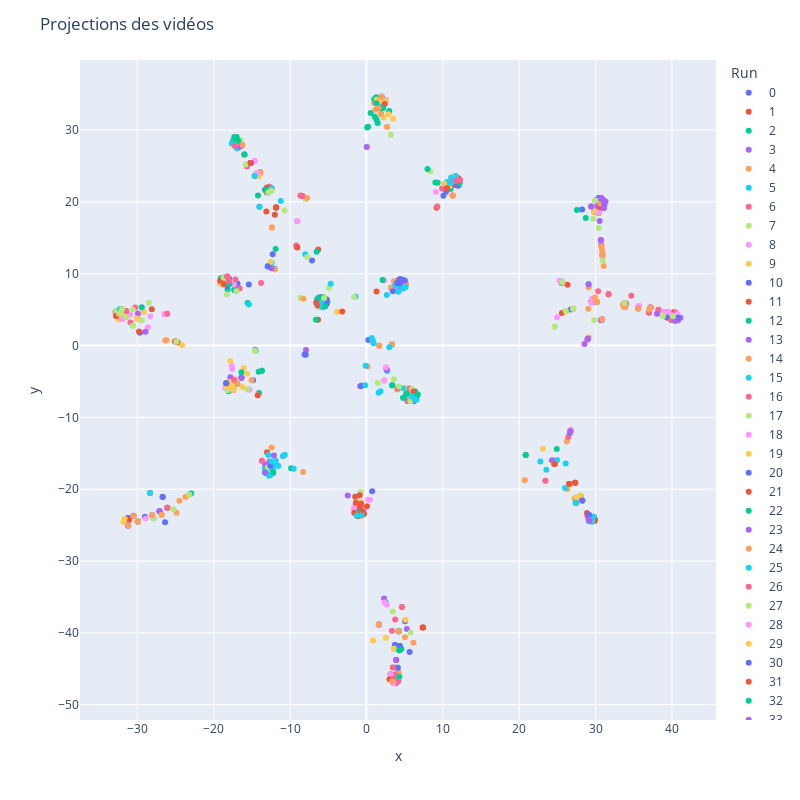

Notebook code for this chart:
### Code cell
import plotly.express as px

fig = px.scatter(df, x='x', y='y', color='walk_id', hover_data=['best_topic_id'], width=800, height=800, labels={'walk_id': 'Run'})
fig.update_layout(
    title='Projections des vidéos'
)
fig.show()

### Figure 1 — Plotly figure (JSON) as saved in the notebook; plotly's stock layout.template omitted (floating-point values rounded to 4 significant figures)
{"data": [{"customdata": [[4], [4], [14], [9], [9], [4], [10], [9], [9], [9], [3], [4], [7], [7], [7], [7], [13], [13], [7], [7], [7], [7]], "hovertemplate": "Run=0<br>x=%{x}<br>y=%{y}<br>best_topic_id=%{customdata[0]}<extra></extra>", "legendgroup": "0", "marker": {"color": "#636efa", "symbol": "circle"}, "mode": "markers", "name": "0", "orientation": "v", "showlegend": true, "x": [-11.83, -13.92, 3.744, -16.89, -15.4, -12.28, 28.23, -16.78, -17.18, -12.68, 29.15, -7.122, -26.68, -26.69, -31.26, -30.51, -29.66, -29.66, -31.26, -26.37, -29.0, -23.17], "xaxis": "x", "y": [19.22, 24.11, -41.69, 8.65, 8.506, 12.73, 18.93, 8.056, 7.651, 11.08, -24.39, 11.83, -21.1, -21.06, -24.0, -23.71, 1.806, 1.806, -24.0, -24.59, -23.85, -20.75], "yaxis": "y", "type": "scatter"}, {"customdata": [[6], [7], [14], [6], [4], [4], [10], [10], [10], [8], [10], [10], [12], [8], [7], [13], [13]], "hovertemplate": "Run=1<br>x=%{x}<br>y=%{y}<br>best_topic_id=%{customdata[0]}<extra></extra>", "legendgroup": "1", "marker": {"color": "#EF553B", "symbol": "circle"}, "mode": "markers", "name": "1", "orientation": "v", "showlegend": true, "x": [-13.03, -28.34, 3.616, -12.31, -15.65, -16.93, 30.39, 29.9, 30.39, 29.45, 30.94, 29.43, 2.53, -6.371, -31.09, -32.01, -29.77], "xaxis": "x", "y": [-14.87, -20.53, -42.22, -17.2, 24.96, 27.49, 18.47, 18.61, 18.47, 6.099, 20.32, 19.36, 34.17, 5.568, -24.29, 5.045, 1.959], "yaxis": "y", "type": "scatter"}, {"customdata": [[9], [9], [9], [9], [4], [4], [4], [6], [1], [9], [4], [11], [11], [8], [1], [9], [14], [4], [4], [4], [13], [3], [3], [14], [14]], "hovertemplate": "Run=2<br>x=%{x}<br>y=%{y}<br>best_topic_id=%{customdata[0]}<extra></extra>", "legendgroup": "2", "marker": {"color": "#00cc96", "symbol": "circle"}, "mode": "markers", "name": "2", "orientation": "v", "showlegend": true, "x": [-15.55, -18.18, -12.03, -12.82, -8.484, -11.89, -17.31, -22.94, 11.03, -17.32, -12.72, -16.37, -14.53, -5.981, 12.07, -19.08, 7.414, -14.2, -9.115, -9.087, -32.77, 28.04, 27.33, 4.293, 3.158], "xaxis": "x", "y": [5.937, 7.82, 10.68, 11.11, 20.87, 13.46, 29.02, -20.61, 21.81, 7.773, 22.11, -4.47, -0.6762, 6.705, 23.28, 9.372, -39.25, 20.9, 13.8, 13.73, 4.112, -20.92, -19.12, -46.12, -45.75], "yaxis": "y", "type": "scatter"}, {"customdata": [[11], [4], [7], [14], [8], [8], [8], [8], [7], [12], [8], [8], [7], [8], [3], [7], [7]], "hovertemplate": "Run=3<br>x=%{x}<br>y=%{y}<br>best_topic_id=%{customdata[0]}<extra></extra>", "legendgroup": "3", "marker": {"color": "#ab63fa", "symbol": "circle"}, "mode": "markers", "name": "3", "orientation": "v", "showlegend": true, "x": [-7.919, -15.17, -29.94, 1.626, 37.2, 33.89, 30.91, 30.17, 28.55, 1.967, 30.17, 30.17, -26.82, 39.57, 26.73, -0.817, -31.21], "xaxis": "x", "y": [-0.6109, 25.41, -24.49, -38.82, 5.305, 5.415, 12.53, 6.059, 0.2187, 34.64, 6.059, 6.059, -23.55, 4.637, -11.84, -5.677, -25.06], "yaxis": "y", "type": "scatter"}, {"customdata": [[9], [3], [14], [10], [3], [9], [13], [13], [12], [6], [6], [8], [8], [3], [8], [8], [8]], "hovertemplate": "Run=4<br>x=%{x}<br>y=%{y}<br>best_topic_id=%{customdata[0]}<extra></extra>", "legendgroup": "4", "marker": {"color": "#FFA15A", "symbol": "circle"}, "mode": "markers", "name": "4", "orientation": "v", "showlegend": true, "x": [-12.0, 28.04, 4.228, 29.87, 27.27, -19.16, -26.18, -31.47, 1.004, -10.94, -13.69, 29.08, 29.11, 26.24, 29.06, 27.04, 35.67], "xaxis": "x", "y": [10.59, -20.92, -39.79, 18.62, -21.28, 8.698, 0.7563, 4.801, 33.78, -15.43, -16.05, 1.126, 8.108, -13.36, 5.111, 5.12, 5.525], "yaxis": "y", "type": "scatter"}, {"customdata": [[14], [14], [7], [4], [5], [14], [6], [10], [3], [5], [12], [3], [3], [3], [6]], "hovertemplate": "Run=5<br>x=%{x}<br>y=%{y}<br>best_topic_id=%{customdata[0]}<extra></extra>", "legendgroup": "5", "marker": {"color": "#19d3f3", "symbol": "circle"}, "mode": "markers", "name": "5", "orientation": "v", "showlegend": true, "x": [3.899, 3.722, -28.34, -12.41, 2.716, 4.098, -12.9, 30.37, 26.54, 6.566, 1.973, 28.26, 24.96, 24.63, -13.31], "xaxis": "x", "y": [-43.78, -44.84, -20.53, 11.54, -3.545, -44.87, -16.99, 20.49, -19.28, -7.559, 33.71, -21.58, -15.95, -16.5, -17.09], "yaxis": "y", "type": "scatter"}, {"customdata": [[4], [4], [4], [4], [4], [9], [9], [4], [9], [7], [7], [8], [12], [7], [3], [8], [8], [8], [8], [1], [8], [8]], "hovertemplate": "Run=6<br>x=%{x}<br>y=%{y}<br>best_topic_id=%{customdata[0]}<extra></extra>", "legendgroup": "6", "marker": {"color": "#FF6692", "symbol": "circle"}, "mode": "markers", "name": "6", "orientation": "v", "showlegend": true, "x": [-9.198, -11.83, -15.65, -12.72, -14.01, -19.12, -17.92, -16.55, -16.59, -29.94, -30.51, 26.11, 1.967, -28.05, 26.73, 37.0, 25.56, 37.2, 39.36, 11.29, 30.86, 33.74], "xaxis": "x", "y": [13.93, 19.22, 24.96, 22.11, 19.32, 9.017, 8.579, 27.73, 7.96, -24.49, -23.71, 4.765, 34.64, -23.64, -11.84, 4.589, 8.712, 5.305, 3.905, 20.9, 3.63, 5.419], "yaxis": "y", "type": "scatter"}, {"customdata": [[14], [5], [11], [9], [9], [9], [11], [9], [12], [14], [8], [3], [2], [1], [1], [2]], "hovertemplate": "Run=7<br>x=%{x}<br>y=%{y}<br>best_topic_id=%{customdata[0]}<extra></extra>", "legendgroup": "7", "marker": {"color": "#B6E880", "symbol": "circle"}, "mode": "markers", "name": "7", "orientation": "v", "showlegend": true, "x": [-4.928, 2.342, -17.18, -18.91, -18.44, -17.02, -17.33, -8.622, 0.04344, 3.447, -5.912, 28.26, -0.7222, 11.68, 10.99, 3.201], "xaxis": "x", "y": [8.007, -4.862, -4.916, 8.439, 8.797, 7.555, -4.757, 6.639, 27.73, -44.82, 6.057, -21.58, -20.37, 23.59, 22.3, 29.34], "yaxis": "y", "type": "scatter"}, {"customdata": [[13], [13], [13], [13], [13], [8], [13], [13], [13], [13], [12], [1], [1], [9], [11], [3], [13]], "hovertemplate": "Run=8<br>x=%{x}<br>y=%{y}<br>best_topic_id=%{customdata[0]}<extra></extra>", "legendgroup": "8", "marker": {"color": "#FF97FF", "symbol": "circle"}, "mode": "markers", "name": "8", "orientation": "v", "showlegend": true, "x": [-29.7, -32.46, -29.97, -28.31, -28.61, -5.871, -30.97, -26.22, -26.47, -31.47, 1.324, 9.096, 11.57, -17.34, -15.32, 28.26, -30.97], "xaxis": "x", "y": [3.636, 3.648, 4.317, 4.06, 2.558, 5.353, 4.322, 4.413, 4.371, 4.413, 33.74, 21.37, 22.35, 8.508, -6.137, -21.58, 4.322], "yaxis": "y", "type": "scatter"}, {"customdata": [[4], [2], [2], [8], [8], [3], [3], [3], [5], [7], [7], [7], [5], [10], [10], [5], [3], [11]], "hovertemplate": "Run=9<br>x=%{x}<br>y=%{y}<br>best_topic_id=%{customdata[0]}<extra></extra>", "legendgroup": "9", "marker": {"color": "#FECB52", "symbol": "circle"}, "mode": "markers", "name": "9", "orientation": "v", "showlegend": true, "x": [-12.54, -0.7918, -1.457, -6.136, -6.502, 26.54, 24.63, -3.841, 2.341, -31.79, -31.79, -31.68, 0.8385, 30.44, 30.18, 5.316, 20.7, -16.06], "xaxis": "x", "y": [11.62, -23.78, -22.7, 5.392, 6.341, -19.28, -16.5, 4.708, -4.862, -24.54, -24.54, -24.1, 0.4226, 19.8, 19.42, -5.934, -18.74, -3.118], "yaxis": "y", "type": "scatter"}, {"customdata": [[14], [12], [5], [9], [1], [9], [8], [3], [7], [7], [11], [1], [3], [1], [5]], "hovertemplate": "Run=10<br>x=%{x}<br>y=%{y}<br>best_topic_id=%{customdata[0]}<extra></extra>", "legendgroup": "10", "marker": {"color": "#636efa", "symbol": "circle"}, "mode": "markers", "name": "10", "orientation": "v", "showlegend": true, "x": [5.059, 1.595, 6.58, -14.59, 10.08, -18.0, -6.427, 27.42, -26.08, -26.08, -14.84, 10.42, 27.42, 12.2, 5.399], "xaxis": "x", "y": [-38.39, 33.07, -7.004, -0.6253, 20.86, 9.325, 6.458, -21.89, -22.57, -22.57, -4.818, 21.42, -21.89, 22.67, -7.733], "yaxis": "y", "type": "scatter"}, {"customdata": [[14], [4], [4], [9], [0], [0], [4], [4], [4], [11], [13], [4], [3], [3], [1], [1], [8], [8], [10], [3], [3], [3], [3], [3], [3], [14], [3]], "hovertemplate": "Run=11<br>x=%{x}<br>y=%{y}<br>best_topic_id=%{customdata[0]}<extra></extra>", "legendgroup": "11", "marker": {"color": "#EF553B", "symbol": "circle"}, "mode": "markers", "name": "11", "orientation": "v", "showlegend": true, "x": [7.414, -15.17, -13.93, -19.12, 1.323, 4.092, -14.64, -12.42, -11.99, -16.37, -9.049, -13.06, 20.87, 28.88, 11.57, 12.07, 26.33, 40.23, 29.87, 27.42, 28.96, 29.74, 29.95, 29.88, -6.334, 7.351, 28.26], "xaxis": "x", "y": [-39.25, 25.41, 24.12, 9.017, 7.534, 9.065, 23.61, 21.92, 18.23, -4.47, 13.65, 21.34, -15.25, -23.32, 22.35, 23.28, 8.454, 4.625, 18.62, -21.89, -23.69, -23.83, -24.21, -24.42, 3.587, -39.26, -21.58], "yaxis": "y", "type": "scatter"}, {"customdata": [[3], [4], [12], [12], [4], [12], [12], [4], [12], [12], [12], [12], [12], [12], [12], [5], [3], [3]], "hovertemplate": "Run=12<br>x=%{x}<br>y=%{y}<br>best_topic_id=%{customdata[0]}<extra></extra>", "legendgroup": "12", "marker": {"color": "#00cc96", "symbol": "circle"}, "mode": "markers", "name": "12", "orientation": "v", "showlegend": true, "x": [24.63, -17.42, 2.132, 1.092, -17.42, 0.2153, 1.329, -17.42, 0.09617, 2.132, 1.473, 0.5428, 1.263, 1.035, 2.977, 6.386, 20.84, 26.54], "xaxis": "x", "y": [-16.5, 28.49, 33.09, 31.87, 28.49, 30.46, 31.46, 28.49, 30.37, 33.09, 30.97, 32.39, 34.58, 34.31, 32.65, -6.383, -15.23, -19.28], "yaxis": "y", "type": "scatter"}, {"customdata": [[9], [11], [13], [3], [2], [8], [2], [2], [8], [10], [8], [8], [6], [8], [12], [6], [6], [2], [5]], "hovertemplate": "Run=13<br>x=%{x}<br>y=%{y}<br>best_topic_id=%{customdata[0]}<extra></extra>", "legendgroup": "13", "marker": {"color": "#ab63fa", "symbol": "circle"}, "mode": "markers", "name": "13", "orientation": "v", "showlegend": true, "x": [-12.44, -16.37, -29.91, 24.29, -0.8205, -5.991, -2.445, -1.111, 41.12, 30.25, -5.459, 40.81, -13.25, 30.17, 1.895, -12.25, -12.68, -0.974, 2.642], "xaxis": "x", "y": [10.77, -4.47, 4.461, -15.96, -22.51, 6.773, -20.87, -23.47, 3.867, 19.39, 5.448, 3.507, -16.55, 6.059, 32.25, -17.77, -16.14, -20.86, -3.376], "yaxis": "y", "type": "scatter"}, {"customdata": [[4], [3], [3], [4], [5], [3], [12], [4], [14], [4], [4], [4], [14], [0], [0], [0], [0], [0], [0], [7], [5], [5], [8], [8], [7], [2], [7]], "hovertemplate": "Run=14<br>x=%{x}<br>y=%{y}<br>best_topic_id=%{customdata[0]}<extra></extra>", "legendgroup": "14", "marker": {"color": "#FFA15A", "symbol": "circle"}, "mode": "markers", "name": "14", "orientation": "v", "showlegend": true, "x": [-13.26, 24.63, 24.63, -12.37, 3.374, 26.3, 2.697, -12.39, 4.098, -11.83, -11.83, -11.83, 6.154, 5.154, 3.197, 4.448, 5.154, 3.601, 5.154, -24.49, 5.938, 0.1309, 3.327, 29.01, -26.08, -8.294, -23.7], "xaxis": "x", "y": [21.69, -16.5, -16.5, 16.42, -5.511, -19.98, 30.42, 16.48, -44.87, 19.22, 19.22, 19.22, -41.39, 8.581, 8.092, 9.284, 8.581, 8.945, 8.581, -21.61, -7.116, -2.909, 0.1431, 0.9891, -22.57, -17.59, -21.09], "yaxis": "y", "type": "scatter"}, {"customdata": [[14], [5], [6], [6], [6], [6], [0], [6], [6], [6], [6], [6], [3], [6], [6], [6], [6], [0], [13]], "hovertemplate": "Run=15<br>x=%{x}<br>y=%{y}<br>best_topic_id=%{customdata[0]}<extra></extra>", "legendgroup": "15", "marker": {"color": "#19d3f3", "symbol": "circle"}, "mode": "markers", "name": "15", "orientation": "v", "showlegend": true, "x": [3.616, 6.155, -12.52, -12.52, -10.92, -13.25, 4.02, -11.87, -13.25, -13.25, -10.69, -11.53, 22.78, -12.53, -12.76, -11.87, -12.84, 2.667, -1.428], "xaxis": "x", "y": [-42.22, -6.4, -17.96, -17.96, -15.39, -17.69, 8.71, -16.03, -17.69, -17.69, -15.21, -16.78, -16.15, -17.12, -18.12, -16.63, -15.24, 7.041, 6.839], "yaxis": "y", "type": "scatter"}, {"customdata": [[5], [5], [13], [14], [13], [13], [13], [7], [14], [8], [8], [3], [8], [8], [8], [1], [6], [8]], "hovertemplate": "Run=16<br>x=%{x}<br>y=%{y}<br>best_topic_id=%{customdata[0]}<extra></extra>", "legendgroup": "16", "marker": {"color": "#FF6692", "symbol": "circle"}, "mode": "markers", "name": "16", "orientation": "v", "showlegend": true, "x": [5.673, 5.345, -31.47, 3.158, -30.9, -30.27, -32.85, -29.94, 1.627, 31.71, 31.7, 26.43, 38.97, 38.24, 34.68, 11.29, -13.69, 40.48], "xaxis": "x", "y": [-5.988, -7.659, 3.986, -45.75, 3.199, 5.291, 4.696, -24.49, -38.82, 7.123, 7.196, -12.73, 4.68, 4.974, 6.951, 20.9, -16.05, 4.588], "yaxis": "y", "type": "scatter"}, {"customdata": [[4], [6], [14], [7], [4], [9], [5], [7], [5], [14], [13], [11], [1], [8], [11]], "hovertemplate": "Run=17<br>x=%{x}<br>y=%{y}<br>best_topic_id=%{customdata[0]}<extra></extra>", "legendgroup": "17", "marker": {"color": "#B6E880", "symbol": "circle"}, "mode": "markers", "name": "17", "orientation": "v", "showlegend": true, "x": [-14.58, -12.9, 3.616, -23.18, -14.65, -18.3, 5.951, -26.82, 5.79, 3.441, -32.75, -15.61, 8.361, -5.168, -14.61], "xaxis": "x", "y": [23.83, -16.99, -42.22, -20.78, 23.65, 7.155, -6.083, -23.55, -7.752, -37.04, 4.86, -6.068, 24.28, 5.806, -0.7172], "yaxis": "y", "type": "scatter"}, {"customdata": [[4], [7], [11], [11], [12], [4], [8], [4], [8], [8], [8], [8], [8], [8], [0], [0], [0]], "hovertemplate": "Run=18<br>x=%{x}<br>y=%{y}<br>best_topic_id=%{customdata[0]}<extra></extra>", "legendgroup": "18", "marker": {"color": "#FF97FF", "symbol": "circle"}, "mode": "markers", "name": "18", "orientation": "v", "showlegend": true, "x": [-15.98, -27.09, -18.49, -17.63, 2.531, -14.64, 40.75, -14.64, 40.75, 29.5, 29.56, 29.56, 39.89, 39.57, 4.706, 2.314, 4.015], "xaxis": "x", "y": [26.61, -23.06, -5.921, -2.838, 34.17, 25.68, 4.342, 25.68, 4.372, 5.917, 6.468, 6.468, 4.26, 4.637, 7.891, 9.058, 7.967], "yaxis": "y", "type": "scatter"}, {"customdata": [[2], [13], [12], [3], [13], [13], [13], [13], [13], [12], [12], [12], [12], [12], [8], [12]], "hovertemplate": "Run=19<br>x=%{x}<br>y=%{y}<br>best_topic_id=%{customdata[0]}<extra></extra>", "legendgroup": "19", "marker": {"color": "#FECB52", "symbol": "circle"}, "mode": "markers", "name": "19", "orientation": "v", "showlegend": true, "x": [-0.7081, -32.02, 3.479, 29.53, -32.46, -29.15, -30.08, -32.33, -31.83, 2.508, 2.882, 1.362, 1.938, 1.362, 26.23, 2.236], "xaxis": "x", "y": [-21.79, 4.173, 31.57, -24.52, 3.648, 4.627, 3.765, 4.724, 4.315, 34.01, 32.21, 34.23, 34.05, 34.23, 4.814, 31.74], "yaxis": "y", "type": "scatter"}, {"customdata": [[5], [14], [9], [7], [8], [7], [8], [8], [8], [8], [8], [3], [8], [8], [8], [8], [7], [8]], "hovertemplate": "Run=20<br>x=%{x}<br>y=%{y}<br>best_topic_id=%{customdata[0]}<extra></extra>", "legendgroup": "20", "marker": {"color": "#636efa", "symbol": "circle"}, "mode": "markers", "name": "20", "orientation": "v", "showlegend": true, "x": [6.157, 3.744, -18.22, -29.94, 25.65, -31.21, 26.76, 30.17, 25.45, 33.97, 37.0, 26.66, 37.2, 39.93, 39.36, 40.81, -28.05, 28.96], "xaxis": "x", "y": [-7.765, -41.69, 8.292, -24.49, 8.821, -25.06, 5.016, 6.059, 8.938, 5.867, 4.589, -12.13, 5.305, 3.555, 3.905, 3.887, -23.64, 0.9], "yaxis": "y", "type": "scatter"}, {"customdata": [[3], [3], [3], [3], [3], [3], [10], [3], [3], [1], [8]], "hovertemplate": "Run=21<br>x=%{x}<br>y=%{y}<br>best_topic_id=%{customdata[0]}<extra></extra>", "legendgroup": "21", "marker": {"color": "#EF553B", "symbol": "circle"}, "mode": "markers", "name": "21", "orientation": "v", "showlegend": true, "x": [27.33, 27.45, 24.63, 27.33, 26.54, 26.54, 30.64, 24.63, 26.54, 10.53, -6.397], "xaxis": "x", "y": [-19.12, -21.18, -16.5, -19.12, -19.28, -19.28, 19.2, -16.5, -19.28, 21.9, 5.592], "yaxis": "y", "type": "scatter"}, {"customdata": [[3], [14], [14], [14], [5], [0], [11], [11], [11], [11], [3], [11], [11], [11], [4], [6]], "hovertemplate": "Run=22<br>x=%{x}<br>y=%{y}<br>best_topic_id=%{customdata[0]}<extra></extra>", "legendgroup": "22", "marker": {"color": "#00cc96", "symbol": "circle"}, "mode": "markers", "name": "22", "orientation": "v", "showlegend": true, "x": [24.92, 4.577, 4.33, 4.33, 6.58, 2.117, -14.11, -13.7, -13.69, -14.06, 26.54, -18.06, -16.38, -18.37, -15.17, -13.25], "xaxis": "x", "y": [-14.41, -42.24, -41.83, -41.83, -7.004, 9.139, -3.645, -3.498, -3.496, -6.61, -19.28, -6.378, -3.716, -5.261, 25.41, -17.69], "yaxis": "y", "type": "scatter"}, {"customdata": [[4], [4], [11], [4], [4], [4], [5], [13], [14], [3], [8], [14], [14], [0], [0], [0], [8], [3]], "hovertemplate": "Run=23<br>x=%{x}<br>y=%{y}<br>best_topic_id=%{customdata[0]}<extra></extra>", "legendgroup": "23", "marker": {"color": "#ab63fa", "symbol": "circle"}, "mode": "markers", "name": "23", "orientation": "v", "showlegend": true, "x": [-13.26, -15.17, -17.82, -15.17, -15.17, -15.17, 2.615, -28.93, 3.734, 26.54, -5.224, 2.305, 5.294, 5.067, 4.812, 4.279, -5.879, 24.63], "xaxis": "x", "y": [21.69, 25.41, -4.406, 25.41, 25.41, 25.41, -3.184, 1.916, -45.81, -19.28, 6.403, -35.2, -39.48, 9.018, 8.018, 8.108, 6.035, -16.5], "yaxis": "y", "type": "scatter"}, {"customdata": [[6], [13], [13], [12], [4], [11], [7], [10], [4], [6], [3], [0], [3], [12], [3], [4], [14], [14], [13]], "hovertemplate": "Run=24<br>x=%{x}<br>y=%{y}<br>best_topic_id=%{customdata[0]}<extra></extra>", "legendgroup": "24", "marker": {"color": "#FFA15A", "symbol": "circle"}, "mode": "markers", "name": "24", "orientation": "v", "showlegend": true, "x": [-26.34, -32.77, -31.96, 1.895, -13.89, -15.04, -24.87, 30.65, -13.92, -12.41, 28.26, 3.258, 27.42, 1.154, 20.75, -14.18, 4.196, 4.623, -24.98], "xaxis": "x", "y": [0.709, 4.112, 3.683, 32.25, 23.97, -4.827, -23.28, 19.73, 24.11, -14.2, -21.58, 7.976, -21.89, 32.83, -18.74, 23.59, -45.5, -36.4, 0.6103], "yaxis": "y", "type": "scatter"}, {"customdata": [[9], [1], [3], [5], [1], [1], [6], [1], [1], [1], [0], [0], [9], [8], [7], [8], [8]], "hovertemplate": "Run=25<br>x=%{x}<br>y=%{y}<br>best_topic_id=%{customdata[0]}<extra></extra>", "legendgroup": "25", "marker": {"color": "#19d3f3", "symbol": "circle"}, "mode": "markers", "name": "25", "orientation": "v", "showlegend": true, "x": [-18.01, 11.06, 26.0, 3.374, 11.06, 11.51, -12.32, 11.68, 12.12, 10.55, 4.222, 3.764, -15.38, -6.56, -4.68, 40.42, 29.09], "xaxis": "x", "y": [9.017, 22.68, -19.82, -5.511, 22.68, 22.92, -17.2, 23.59, 22.34, 22.76, 8.321, 8.352, 5.722, 5.953, 8.591, 3.459, 8.527], "yaxis": "y", "type": "scatter"}, {"customdata": [[1], [7], [8], [8], [8], [8], [8], [8], [8], [8], [8], [8], [3], [8], [8], [8]], "hovertemplate": "Run=26<br>x=%{x}<br>y=%{y}<br>best_topic_id=%{customdata[0]}<extra></extra>", "legendgroup": "26", "marker": {"color": "#FF6692", "symbol": "circle"}, "mode": "markers", "name": "26", "orientation": "v", "showlegend": true, "x": [9.896, -29.94, 38.07, 38.24, 30.35, 33.97, 39.93, 37.0, 30.17, 30.86, 35.58, 33.8, 26.73, 28.94, 37.0, 25.56], "xaxis": "x", "y": [21.85, -24.49, 4.424, 4.974, 7.553, 5.866, 3.555, 4.589, 6.059, 3.63, 5.171, 5.93, -11.84, 0.8301, 4.589, 8.711], "yaxis": "y", "type": "scatter"}, {"customdata": [[14], [11], [1], [4], [4], [4], [13], [6], [4], [14], [13], [5], [4], [7], [7], [5], [5]], "hovertemplate": "Run=27<br>x=%{x}<br>y=%{y}<br>best_topic_id=%{customdata[0]}<extra></extra>", "legendgroup": "27", "marker": {"color": "#B6E880", "symbol": "circle"}, "mode": "markers", "name": "27", "orientation": "v", "showlegend": true, "x": [3.616, -18.17, 11.18, -7.957, -10.74, -9.051, -29.4, -12.4, -9.023, 5.761, -30.63, 1.491, -15.79, -25.28, -26.82, 5.79, 3.998], "xaxis": "x", "y": [-42.22, -6.233, 23.43, 20.39, 18.81, 17.34, 3.539, -16.15, 17.31, -39.94, 4.97, -5.165, 25.22, -22.8, -23.55, -7.752, -6.159], "yaxis": "y", "type": "scatter"}, {"customdata": [[11], [7], [7], [14], [3], [8], [3], [7], [8], [8], [5], [8], [7], [8], [8], [8], [8]], "hovertemplate": "Run=28<br>x=%{x}<br>y=%{y}<br>best_topic_id=%{customdata[0]}<extra></extra>", "legendgroup": "28", "marker": {"color": "#FF97FF", "symbol": "circle"}, "mode": "markers", "name": "28", "orientation": "v", "showlegend": true, "x": [-17.57, -29.94, -28.05, 1.627, 26.73, 38.07, 26.71, -31.21, 30.92, 24.97, 2.341, 38.97, -28.91, 35.67, 35.67, 25.3, 25.65], "xaxis": "x", "y": [-3.26, -24.49, -23.64, -38.82, -11.84, 4.424, -11.93, -25.06, 12.51, 3.943, -4.862, 4.681, -24.1, 5.525, 5.525, 9.023, 8.821], "yaxis": "y", "type": "scatter"}, {"customdata": [[14], [9], [4], [11], [14], [9], [4], [3], [4], [3], [14], [10], [3], [3], [1]], "hovertemplate": "Run=29<br>x=%{x}<br>y=%{y}<br>best_topic_id=%{customdata[0]}<extra></extra>", "legendgroup": "29", "marker": {"color": "#FECB52", "symbol": "circle"}, "mode": "markers", "name": "29", "orientation": "v", "showlegend": true, "x": [5.112, -18.69, -17.27, -14.24, 3.616, -18.74, -16.77, 27.45, -14.14, 23.12, 3.447, 29.87, 26.54, 28.04, 10.18], "xaxis": "x", "y": [-38.18, 9.489, 27.82, -6.932, -42.22, 8.494, 28.49, -21.18, 23.61, -14.38, -44.82, 18.62, -19.28, -20.92, 22.54], "yaxis": "y", "type": "scatter"}, {"customdata": [[4], [14], [10], [12], [0], [9], [14], [9], [5], [10], [5], [14], [14], [11], [5], [14], [14], [5], [6], [1]], "hovertemplate": "Run=30<br>x=%{x}<br>y=%{y}<br>best_topic_id=%{customdata[0]}<extra></extra>", "legendgroup": "30", "marker": {"color": "#636efa", "symbol": "circle"}, "mode": "markers", "name": "30", "orientation": "v", "showlegend": true, "x": [-12.85, 4.33, 31.17, 1.595, 4.426, 0.7534, 3.54, -18.69, 5.27, 30.41, 5.27, 4.098, 4.323, -17.45, -7.945, 5.656, 4.33, -0.6422, -12.58, 11.95], "xaxis": "x", "y": [21.33, -41.83, 19.69, 33.07, 8.599, -20.3, -46.39, 9.489, -6.706, 20.55, -6.706, -44.87, -42.44, -6.195, -1.264, -42.67, -41.83, -5.612, -16.74, 22.24], "yaxis": "y", "type": "scatter"}, {"customdata": [[4], [4], [1], [4], [4], [9], [4], [5], [4], [11], [11], [4], [8], [4], [8], [14], [13], [12], [11], [13], [14]], "hovertemplate": "Run=31<br>x=%{x}<br>y=%{y}<br>best_topic_id=%{customdata[0]}<extra></extra>", "legendgroup": "31", "marker": {"color": "#EF553B", "symbol": "circle"}, "mode": "markers", "name": "31", "orientation": "v", "showlegend": true, "x": [-16.25, -15.98, 10.53, -15.17, -8.389, -18.7, -11.83, 9.184, -13.03, -14.24, -17.33, -11.83, -6.559, -13.11, 25.6, -3.167, -28.1, 2.399, -24.72, -25.07, 3.899], "xaxis": "x", "y": [27.94, 26.61, 21.9, 25.41, 20.82, 8.563, 19.22, 19.18, 22.01, -6.932, -4.76, 19.22, 5.949, 18.68, 4.54, 4.743, 5.053, 33.65, 0.422, 0.5797, -43.78], "yaxis": "y", "type": "scatter"}, {"customdata": [[3], [3], [5], [1], [2], [3], [12], [10], [1], [12], [12], [6], [14], [1], [6], [8], [8]], "hovertemplate": "Run=32<br>x=%{x}<br>y=%{y}<br>best_topic_id=%{customdata[0]}<extra></extra>", "legendgroup": "32", "marker": {"color": "#00cc96", "symbol": "circle"}, "mode": "markers", "name": "32", "orientation": "v", "showlegend": true, "x": [27.42, 24.63, 3.374, 9.328, -1.103, -6.613, 8.0, 28.72, 12.2, 2.127, 1.31, -9.855, 2.5, 9.037, -12.19, -6.303, -5.115], "xaxis": "x", "y": [-21.89, -16.5, -5.511, 22.66, -22.98, 3.592, 24.58, 17.76, 22.67, 33.09, 33.74, -17.08, -35.74, 22.69, -17.61, 6.644, 6.126], "yaxis": "y", "type": "scatter"}, {"customdata": [[6], [7], [8], [8], [8], [8], [10], [8], [8], [14], [10], [12], [10], [10], [8], [7], [3], [8]], "hovertemplate": "Run=33<br>x=%{x}<br>y=%{y}<br>best_topic_id=%{customdata[0]}<extra></extra>", "legendgroup": "33", "marker": {"color": "#ab63fa", "symbol": "circle"}, "mode": "markers", "name": "33", "orientation": "v", "showlegend": true, "x": [-13.25, -29.94, 30.17, 35.58, 40.42, 30.86, 30.76, 30.69, 28.99, 1.626, 30.7, 1.967, 30.54, 30.69, 38.07, -31.21, 26.71, 29.09], "xaxis": "x", "y": [-17.69, -24.49, 6.059, 5.171, 3.458, 3.63, 14.02, 3.538, 0.9199, -38.82, 14.65, 34.64, 17.36, 14.7, 4.424, -25.06, -11.93, 8.547], "yaxis": "y", "type": "scatter"}, {"customdata": [[14], [7], [14], [8], [8], [8], [8], [7], [7], [8], [8], [8], [8], [8], [8], [8], [8]], "hovertemplate": "Run=34<br>x=%{x}<br>y=%{y}<br>best_topic_id=%{customdata[0]}<extra></extra>", "legendgroup": "34", "marker": {"color": "#FFA15A", "symbol": "circle"}, "mode": "markers", "name": "34", "orientation": "v", "showlegend": true, "x": [4.228, -29.94, 1.627, 37.2, 33.89, 30.17, 30.86, -31.21, -30.51, 33.74, 30.77, 33.58, 30.17, 37.04, 31.07, 30.84, 27.09], "xaxis": "x", "y": [-39.79, -24.49, -38.82, 5.305, 5.415, 6.059, 3.63, -25.06, -23.71, 5.419, 13.84, 5.728, 6.059, 4.978, 11.07, 13.29, 5.138], "yaxis": "y", "type": "scatter"}, {"customdata": [[7], [6], [7], [5], [8], [3], [3], [3], [3], [4], [4], [8], [4], [4], [14], [3], [3], [4]], "hovertemplate": "Run=35<br>x=%{x}<br>y=%{y}<br>best_topic_id=%{customdata[0]}<extra></extra>", "legendgroup": "35", "marker": {"color": "#19d3f3", "symbol": "circle"}, "mode": "markers", "name": "35", "orientation": "v", "showlegend": true, "x": [-27.89, -9.524, -27.09, -0.1044, -5.772, 29.74, 23.56, 29.74, 27.42, -16.93, -8.017, -5.768, -14.01, -12.42, 4.228, 26.09, 29.52, -17.65], "xaxis": "x", "y": [-24.06, -17.17, -23.06, -2.796, 5.349, -23.83, -17.3, -23.83, -21.89, 27.49, 12.72, 6.057, 19.32, 21.92, -39.79, -16.44, -24.53, 28.14], "yaxis": "y", "type": "scatter"}, {"customdata": [[1], [1], [13], [3], [7], [14], [14], [1], [1], [3], [14], [14], [14], [14], [14], [14], [14]], "hovertemplate": "Run=36<br>x=%{x}<br>y=%{y}<br>best_topic_id=%{customdata[0]}<extra></extra>", "legendgroup": "36", "marker": {"color": "#FF6692", "symbol": "circle"}, "mode": "markers", "name": "36", "orientation": "v", "showlegend": true, "x": [11.66, 11.11, -31.46, 23.44, -26.08, 3.733, 4.176, 12.26, 9.274, 23.44, 3.331, 3.846, 3.897, 3.77, 4.649, 3.447, 3.039], "xaxis": "x", "y": [22.97, 23.35, 4.801, -18.81, -22.57, -45.81, -46.74, 23.05, 19.35, -18.83, -39.7, -46.45, -47.01, -38.15, -36.41, -44.82, -46.45], "yaxis": "y", "type": "scatter"}, {"customdata": [[5], [4], [13], [9], [4], [4], [7], [8], [7], [8], [8], [8], [8], [8], [8], [8], [8], [8], [8]], "hovertemplate": "Run=37<br>x=%{x}<br>y=%{y}<br>best_topic_id=%{customdata[0]}<extra></extra>", "legendgroup": "37", "marker": {"color": "#B6E880", "symbol": "circle"}, "mode": "markers", "name": "37", "orientation": "v", "showlegend": true, "x": [3.588, -7.74, -28.5, -18.69, -16.49, -16.49, -29.94, 26.11, -27.89, 27.04, 24.65, 29.83, 24.65, 38.82, 30.97, 33.8, 38.82, 40.14, 25.65], "xaxis": "x", "y": [-4.702, 12.34, 5.962, 9.489, 28.63, 28.63, -24.49, 4.766, -24.06, 5.12, 2.617, 3.542, 2.617, 4.112, 11.84, 5.93, 4.114, 4.079, 8.821], "yaxis": "y", "type": "scatter"}, {"customdata": [[2], [3], [14], [2], [2], [13], [4], [4], [10], [14], [2], [2], [5], [2], [14], [4], [2], [14]], "hovertemplate": "Run=38<br>x=%{x}<br>y=%{y}<br>best_topic_id=%{customdata[0]}<extra></extra>", "legendgroup": "38", "marker": {"color": "#FF97FF", "symbol": "circle"}, "mode": "markers", "name": "38", "orientation": "v", "showlegend": true, "x": [0.4685, 28.26, 2.678, 0.2317, -1.431, -31.96, -9.051, -9.051, 30.39, 3.159, -1.587, -1.58, 2.557, -1.652, 3.504, -14.31, -0.2337, 2.368], "xaxis": "x", "y": [-21.47, -21.58, -36.1, -21.47, -22.17, 3.683, 17.34, 17.34, 18.47, -45.75, -23.28, -23.28, -3.014, -22.65, -47.02, 24.04, -22.64, -35.78], "yaxis": "y", "type": "scatter"}, {"customdata": [[14], [3], [14], [10], [11], [11], [11], [11], [14], [11], [11], [11], [11], [11], [11], [11], [11], [14]], "hovertemplate": "Run=39<br>x=%{x}<br>y=%{y}<br>best_topic_id=%{customdata[0]}<extra></extra>", "legendgroup": "39", "marker": {"color": "#FECB52", "symbol": "circle"}, "mode": "markers", "name": "39", "orientation": "v", "showlegend": true, "x": [4.293, 24.63, 0.8829, -17.81, -16.92, -16.92, -15.62, -16.24, 2.554, -17.8, -17.75, -18.33, -24.13, -17.34, -17.82, -17.82, -17.45, 0.8829], "xaxis": "x", "y": [-46.12, -16.5, -41.05, -2.153, -5.334, -5.334, -3.925, -5.777, -40.67, -5.081, -5.452, -5.74, 0.04739, -6.063, -5.822, -5.822, -6.195, -41.05], "yaxis": "y", "type": "scatter"}, {"customdata": [[2], [9], [7], [3], [0], [5], [11], [11], [8], [0], [0], [3], [11], [0], [8], [0]], "hovertemplate": "Run=40<br>x=%{x}<br>y=%{y}<br>best_topic_id=%{customdata[0]}<extra></extra>", "legendgroup": "40", "marker": {"color": "#636efa", "symbol": "circle"}, "mode": "markers", "name": "40", "orientation": "v", "showlegend": true, "x": [-0.8207, -12.94, -27.09, 29.16, 4.017, 0.2488, -18.37, -8.103, -5.218, 4.833, 4.833, 28.26, -18.37, 3.468, -5.208, 4.407], "xaxis": "x", "y": [-22.51, 11.02, -23.06, -23.55, 8.714, 0.7704, -5.242, -1.244, 6.4, 9.146, 9.146, -21.58, -5.242, 7.557, 5.821, 9.279], "yaxis": "y", "type": "scatter"}, {"customdata": [[5], [2], [14], [14], [3], [13], [3], [2], [2], [2], [2], [2], [2], [2], [2], [2], [2], [2]], "hovertemplate": "Run=41<br>x=%{x}<br>y=%{y}<br>best_topic_id=%{customdata[0]}<extra></extra>", "legendgroup": "41", "marker": {"color": "#EF553B", "symbol": "circle"}, "mode": "markers", "name": "41", "orientation": "v", "showlegend": true, "x": [6.155, -0.8207, -6.315, 3.039, 24.63, -32.77, 26.54, -0.7017, -0.4872, -1.587, -0.4872, -1.385, -1.471, -0.4872, -0.3021, -0.8724, -1.131, 0.0609], "xaxis": "x", "y": [-6.4, -22.51, 13.36, -46.45, -16.5, 4.112, -19.28, -22.04, -23.17, -23.28, -23.17, -21.9, -21.07, -23.17, -23.46, -20.84, -23.77, -22.38], "yaxis": "y", "type": "scatter"}, {"customdata": [[9], [9], [8], [4], [13], [5], [8], [5], [4], [14], [5], [4], [5], [4], [4], [14], [4], [11], [14], [8], [5], [14], [14], [5], [5]], "hovertemplate": "Run=42<br>x=%{x}<br>y=%{y}<br>best_topic_id=%{customdata[0]}<extra></extra>", "legendgroup": "42", "marker": {"color": "#00cc96", "symbol": "circle"}, "mode": "markers", "name": "42", "orientation": "v", "showlegend": true, "x": [-17.92, 27.57, -5.398, -13.26, -29.41, 4.826, -5.621, 5.27, -8.389, 4.228, 6.74, -15.98, 5.27, -16.77, -16.98, 4.323, -6.526, -16.92, 4.228, 3.345, 5.27, 4.293, 4.323, 4.826, 5.27], "xaxis": "x", "y": [8.579, 18.86, 5.489, 21.69, 5.335, -7.256, 6.724, -6.706, 20.82, -39.79, -6.824, 26.61, -6.706, 28.49, 29.05, -42.44, 13.07, -5.334, -39.79, 0.1309, -6.706, -46.12, -42.44, -7.256, -6.706], "yaxis": "y", "type": "scatter"}, {"customdata": [[14], [7], [4], [3], [3], [6], [10], [10], [10], [10], [10], [10], [10], [12], [10], [10]], "hovertemplate": "Run=43<br>x=%{x}<br>y=%{y}<br>best_topic_id=%{customdata[0]}<extra></extra>", "legendgroup": "43", "marker": {"color": "#ab63fa", "symbol": "circle"}, "mode": "markers", "name": "43", "orientation": "v", "showlegend": true, "x": [3.899, -27.09, -16.55, 29.15, 29.07, -12.11, 30.74, 31.11, 31.1, 31.28, 31.28, 29.43, 30.94, 0.04676, 29.99, 29.99], "xaxis": "x", "y": [-43.78, -23.06, 27.73, -24.39, -24.16, -15.31, 20.59, 19.32, 19.13, 20.06, 20.06, 19.36, 20.32, 27.66, 20.21, 20.21], "yaxis": "y", "type": "scatter"}, {"customdata": [[5], [5], [8], [11], [5], [12], [4], [4], [1], [10], [8], [14], [14], [7], [8], [8], [8], [8], [8], [14], [12], [7], [1], [7], [7]], "hovertemplate": "Run=44<br>x=%{x}<br>y=%{y}<br>best_topic_id=%{customdata[0]}<extra></extra>", "legendgroup": "44", "marker": {"color": "#FFA15A", "symbol": "circle"}, "mode": "markers", "name": "44", "orientation": "v", "showlegend": true, "x": [1.669, 1.694, 3.345, -16.92, 4.084, 1.595, -16.25, -12.47, -8.244, -7.768, 3.345, 3.351, 5.034, -29.94, 30.91, 29.92, 30.89, 35.58, 30.17, 4.228, 1.967, -26.82, 11.29, -29.94, -28.05], "xaxis": "x", "y": [0.02315, -0.05493, 0.1307, -5.334, -6.009, 33.07, 27.94, 21.55, 6.529, 20.55, 0.1307, -46.73, -40.6, -24.49, 12.53, 6.679, 12.83, 5.171, 6.059, -39.79, 34.64, -23.55, 20.9, -24.49, -23.64], "yaxis": "y", "type": "scatter"}, {"customdata": [[5], [13], [4], [4], [6], [1], [0], [0], [5], [0], [0], [5], [5], [5], [5], [5], [2], [5], [2], [5]], "hovertemplate": "Run=45<br>x=%{x}<br>y=%{y}<br>best_topic_id=%{customdata[0]}<extra></extra>", "legendgroup": "45", "marker": {"color": "#19d3f3", "symbol": "circle"}, "mode": "markers", "name": "45", "orientation": "v", "showlegend": true, "x": [2.989, -32.31, -14.64, -11.21, -12.4, 11.11, 0.8324, 5.131, 0.6924, 4.188, 4.808, 5.943, 0.9394, -0.1667, 4.81, 1.843, -1.262, 1.602, -0.6143, 6.352], "xaxis": "x", "y": [-0.2236, 5.063, 23.61, 20.14, -16.15, 23.35, 0.69, 8.116, 1.047, 7.493, 8.031, -7.11, 0.3382, -5.517, -5.96, -6.347, -23.68, -6.581, -23.66, -7.506], "yaxis": "y", "type": "scatter"}, {"customdata": [[5], [11], [4], [9], [9], [9], [9], [8], [9], [4], [4]], "hovertemplate": "Run=46<br>x=%{x}<br>y=%{y}<br>best_topic_id=%{customdata[0]}<extra></extra>", "legendgroup": "46", "marker": {"color": "#FF6692", "symbol": "circle"}, "mode": "markers", "name": "46", "orientation": "v", "showlegend": true, "x": [4.084, -17.33, -17.27, -18.23, -17.17, -18.01, -26.09, -13.8, -18.23, -8.389, -8.655], "xaxis": "x", "y": [-6.009, -4.76, 27.82, 9.613, 9.195, 9.016, 4.419, 8.699, 9.612, 20.82, 20.89], "yaxis": "y", "type": "scatter"}, {"customdata": [[4], [10], [4], [0], [13], [13], [13], [5], [13], [13], [13], [10], [10], [8]], "hovertemplate": "Run=47<br>x=%{x}<br>y=%{y}<br>best_topic_id=%{customdata[0]}<extra></extra>", "legendgroup": "47", "marker": {"color": "#B6E880", "symbol": "circle"}, "mode": "markers", "name": "47", "orientation": "v", "showlegend": true, "x": [-12.85, 29.99, -12.46, -1.636, -32.01, -32.4, -24.9, 4.258, -30.57, -31.47, -30.57, 30.41, 29.7, -5.541], "xaxis": "x", "y": [21.33, 20.21, 21.55, 6.767, 5.045, 4.473, 0.544, -5.698, 2.764, 3.986, 2.764, 16.36, 17.67, 6.632], "yaxis": "y", "type": "scatter"}], "layout": {"xaxis": {"anchor": "y", "domain": [0.0, 1.0], "title": {"text": "x"}}, "yaxis": {"anchor": "x", "domain": [0.0, 1.0], "title": {"text": "y"}}, "legend": {"title": {"text": "Run"}, "tracegroupgap": 0}, "margin": {"t": 60}, "height": 800, "width": 800, "title": {"text": "Projections des vidéos"}}}
